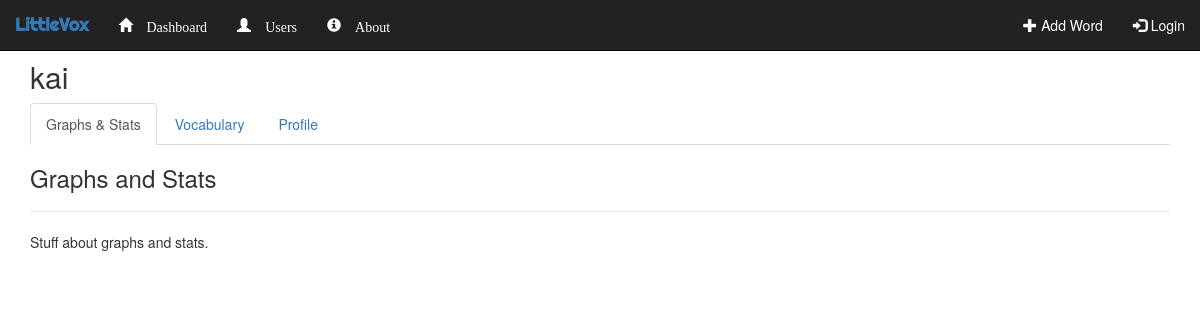
/outline/child/5/, run on an earlier commit of the app's database.
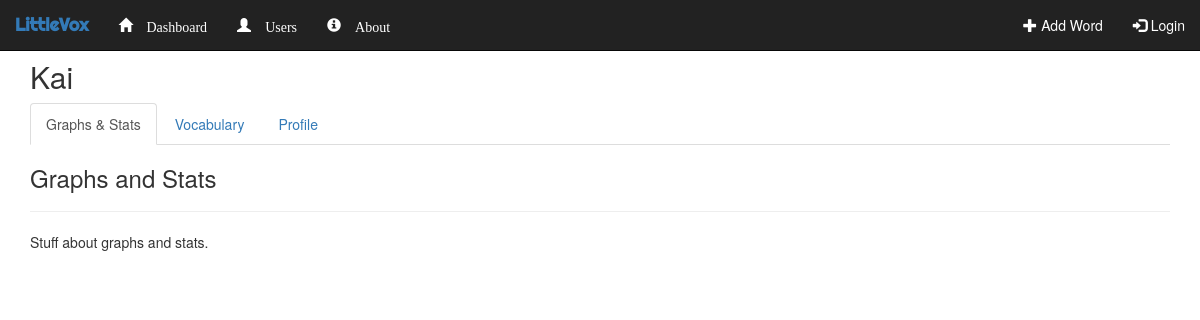
And on a later commit of the database.
### outline/models.py (models this page shows, shortened)
class Child(models.Model):
    parent_guardian = models.ForeignKey(User, on_delete=models.CASCADE)
    name = models.CharField(max_length=50)
    date_of_birth = models.DateField(default=datetime.date.today)
    is_default = models.BooleanField()
    def get_vocabulary(self):
        words = self.word_set.all()
        if len(words) == 0:
            return False
        else:
            return words

### outline/views.py (the view)
# urls.py: url(r'^child/(?P<childid>[0-9]+)/', views.child_dashboard, name='child_dashboard'),
def child_dashboard(request, childid):
    context = dict()
    try:
        context['child'] = Child.objects.get(id=childid)
    except:
        request.session['error_title'] = 'Error'
        request.session['error_message'] = 'Child not found.'
        return redirect('outline:user_splashpage', user=request.user.username)
    context['vocabulary'] = context['child'].word_set.all()
    return render(request, 'outline/child_dashboard.html', context)

### outline/templates/outline/child_dashboard.html (shortened to what this page needs)
{% extends 'outline/base.html' %}
{% block body %}
<div class="container">
    <h2>{{ child.name }}</h2>
    <ul class="nav nav-tabs">
        <li class="active"><a data-toggle="tab" href="#stats">Graphs & Stats</a></li>
        <li><a data-toggle="tab" href="#vocabulary">Vocabulary</a></li>
        <li><a data-toggle="tab" href="#profile">Profile</a></li>
    </ul>
    <div class="tab-content">
        <div id="stats" class="tab-pane fade in active">
            <h3>Graphs and Stats</h3>
            <hr>
            Stuff about graphs and stats.
        </div>
    </div>
</div>
{% endblock %}

### outline/templates/outline/base.html (shortened to what this page needs)
<!DOCTYPE html>
<html lang="en">
<head>
    <link rel="stylesheet" href="https://maxcdn.bootstrapcdn.com/bootstrap/3.3.7/css/bootstrap.min.css">
    {% load staticfiles %}
</head>
<body>
<nav class="navbar navbar-inverse  navbar-fixed-top">
    <div class="container-fluid">
        <div class="navbar-header">
            <a class="navbar-brand" href="{% url 'outline:index' %}" style="font-family: 'Righteous', serif;
                color: #337AB7;">
                <strong>LittleVox</strong>
            </a>
        </div>
        <div class="collapse navbar-collapse" id="myNavbar">
            <ul class="nav navbar-nav">
                <li class="{% if dashboard_active %}active{% endif %}">
                    <a href="
                            {% if request.user.username %}/outline/user/{{ request.user.username }}/
                            {% else %}{% url 'outline:index' %}
                            {% endif %}" style="color: #FFFFFF;">
                        <span class="glyphicon glyphicon-home" aria-hidden="True">&nbsp;Dashboard</span>
                    </a>
                </li>
                <li class="{% if users_active %}active{% endif %}">
                    <a href="{% url 'outline:users' %}" style="color: #FFFFFF;">
                        <span class="glyphicon glyphicon-user" aria-hidden="True">&nbsp;Users</span>
                    </a>
                </li>
                <li class="{% if about_active %}active{% endif %}">
                    <a href="#" style="color: #FFFFFF;">
                        <span class="glyphicon glyphicon-info-sign" aria-hidden="True">&nbsp;About</span>
                    </a>
                </li>
            </ul>
            <ul class="nav navbar-nav navbar-right">
                <li class="{% if addword_active %}active{% endif %}">
                    <a href="/outline/addword/" style="color: #FFFFFF;"><span class="glyphicon glyphicon-plus"></span>&nbsp;Add Word</a>
                </li>
                {% if request.user.username %}
                <li class="{% if loginout_active %}active{% endif %}">
                    <a href="{% url 'outline:logout' %}" style="color: #FFFFFF;"><span
                            class="glyphicon glyphicon-log-out"></span>
                        &nbsp;Logout ({{ request.user.username }})
                    </a>
                </li>
                {% else %}
                <li class="{% if loginout_active %}active{% endif %}">
                    <a href="{% url 'outline:login_view' %}" style="color: #FFFFFF;">
                        <span class="glyphicon glyphicon-log-in"></span>&nbsp;Login
                    </a>
                </li>
                {% endif %}
            </ul>
        </div>
    </div>
</nav>
<br><br>
{% block body %}
{% endblock %}
</body>
</html>

What changed in the data, as far as the page shows it:
changed Child: name "kai" → "Kai"
